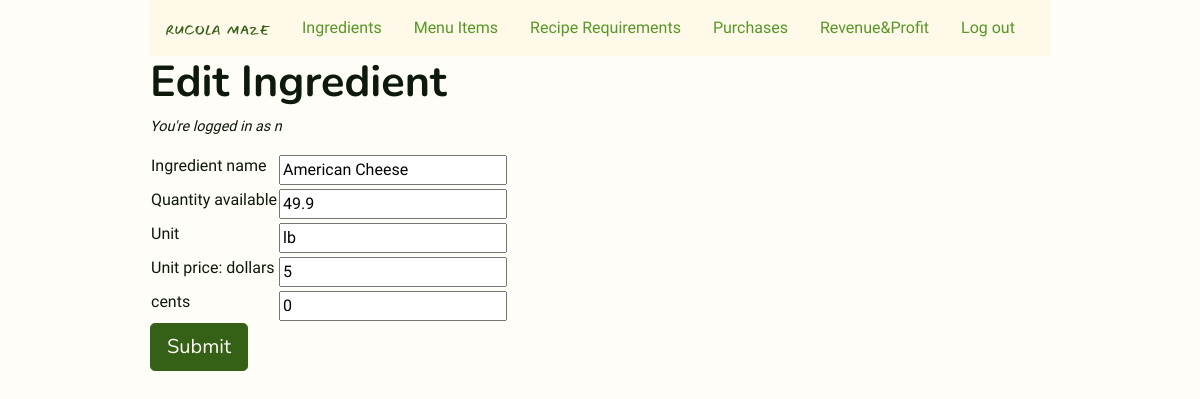
The app's page /ingredients/5/edit (signed in), older data.
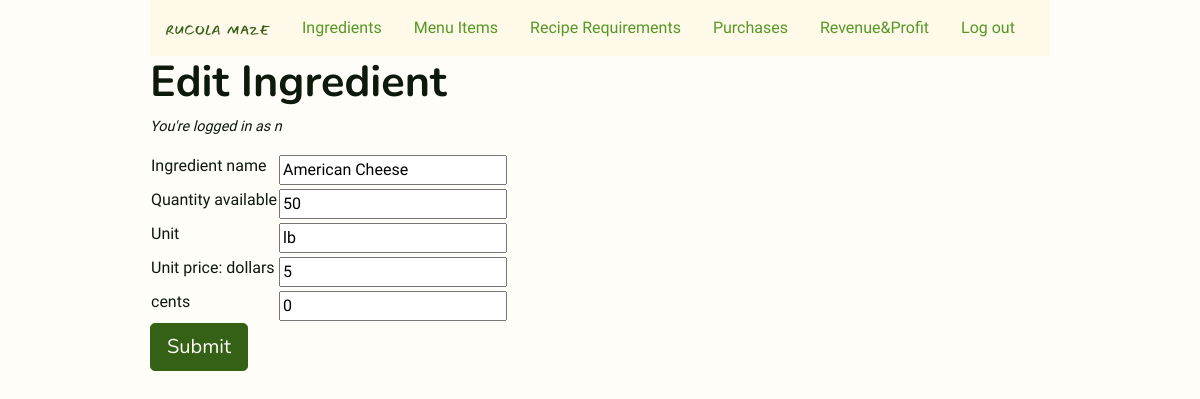
The same page, newer data.
### rucola_maze/models.py (models this page shows, shortened)
class Ingredient(db.Model):
    id = mapped_column(db.Integer, primary_key=True)
    name = mapped_column(db.String(96), unique=True, index=True)
    quantity_available = mapped_column(
        db.Numeric(precision=2, asdecimal=False, decimal_return_scale=None), default=0
    )
    unit = mapped_column(db.String(16))
    unit_price_dollars = mapped_column(db.Integer, default=0)
    unit_price_cents = mapped_column(db.Integer, default=0)
    in_recipe_requirements = db.relationship(
        "RecipeRequirement",
        backref="ingredient",
        lazy="dynamic",
        cascade="all, delete, delete-orphan",
    )

### rucola_maze/inventory.py (the view, shortened to what this page needs)
@bp.route("/ingredients/<int:ingredient_id>/edit", methods=["GET", "POST"])
@login_required
def ingredient_edit(ingredient_id):
    ingredient = Ingredient.query.get(ingredient_id)
    form = IngredientForm()
    form = IngredientForm(obj=ingredient)
    return render_template(
        "inventory/ingredient_edit.html",
        form=form,
        ingredient=ingredient,
    )

### rucola_maze/forms.py
class IngredientForm(FlaskForm):
    name = StringField("Ingredient name", validators=[DataRequired()])
    quantity_available = StringField("Quantity available", validators=[DataRequired()])
    unit = StringField("Unit", validators=[DataRequired()], default="lb")
    unit_price_dollars = IntegerField(
        "Unit price: dollars", validators=[InputRequired()], default=0
    )
    unit_price_cents = StringField("cents", validators=[DataRequired()], default="00")
    submit = SubmitField("Save")

### rucola_maze/models.py (called while the page is built)
@login_manager.user_loader
def load_user(user_id):
    return User.query.get(int(user_id))

### rucola_maze/templates/inventory/ingredient_edit.html (shortened to what this page needs)
{% extends 'base.html' %}
{% block content %}
<div class="h1">
    <h1>Edit Ingredient</h1>
</div>
<p class="small-text">You're logged in as {{ current_user.username }}</p>
<form action="{{ url_for('inventory.ingredient_edit', ingredient_id=ingredient.id) }}" method="post">
    <table>
        <tr>
            <td>{{ form.name.label }}</td>
            <td> {{ form.name() }}</td>
        </tr>
        <tr>
            <td>{{ form.quantity_available.label }}</td>
            <td> {{ form.quantity_available() }}</td>
        </tr>
        <tr>
            <td>{{ form.unit.label }}</td>
            <td> {{ form.unit() }}</td>
        </tr>
        <tr>
            <td>{{ form.unit_price_dollars.label }}</td>
            <td> {{ form.unit_price_dollars() }}</td>
        </tr>
        <tr>
            <td>{{ form.unit_price_cents.label }}</td>
            <td> {{ form.unit_price_cents() }}</td>
        </tr>
    </table>
    <input type="submit" value="Submit" class="btn btn-primary btn-lg" class="form-control">
</form>
{% endblock %}

Row changes from the older to the newer data that the page shows:
changed Ingredient "American Cheese": quantity_available "49.9" → "50"
